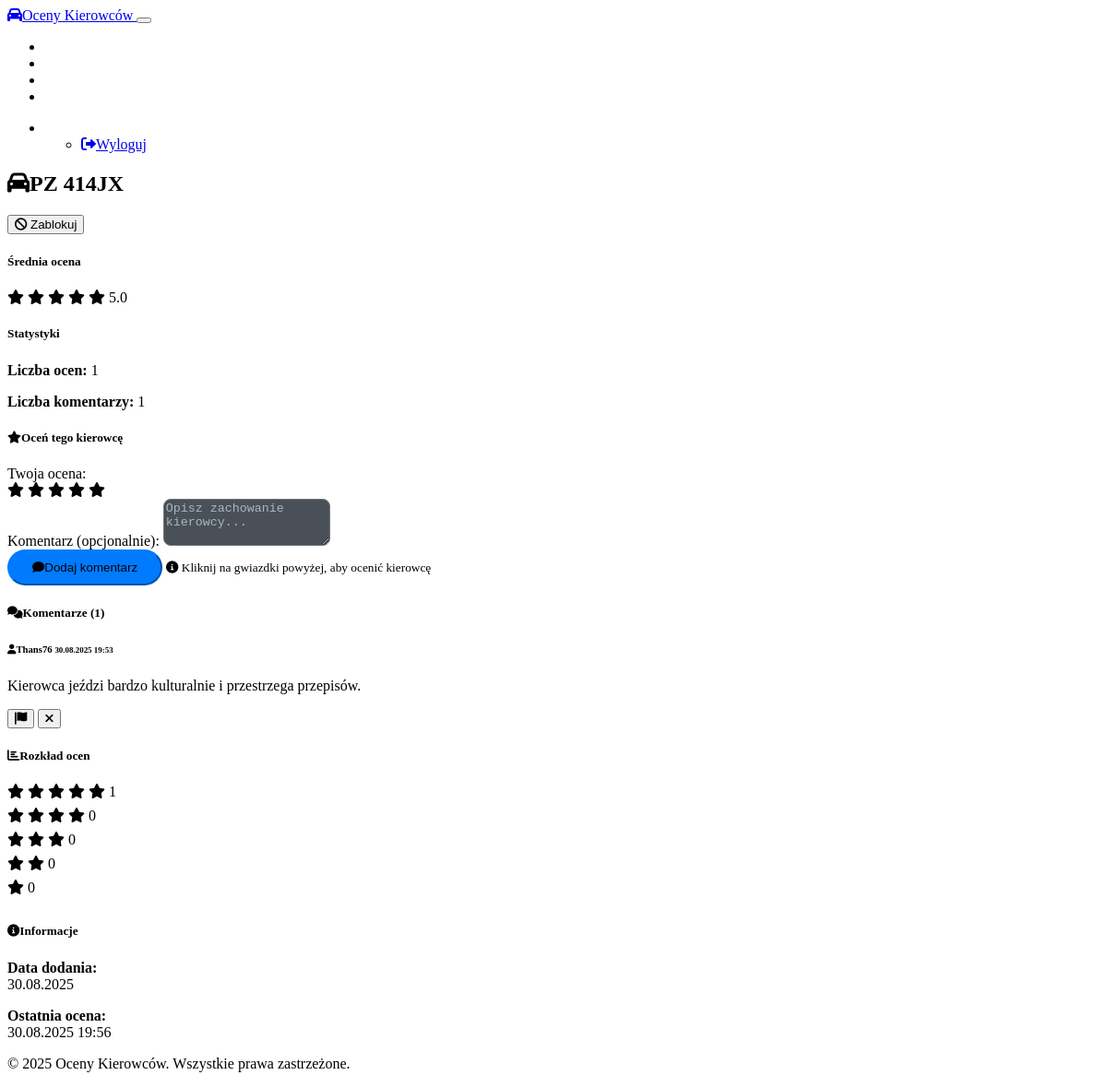
/vehicle/PZ 414JX (signed in), run on the app's committed database.
### models.py (models this page shows, shortened)
class Vehicle(db.Model):
    id = db.Column(db.Integer, primary_key=True)
    license_plate = db.Column(db.String(20), unique=True, nullable=False)
    is_blocked = db.Column(db.Boolean, default=False)
    created_at = db.Column(db.DateTime, default=datetime.utcnow)
    ratings = db.relationship('Rating', backref='vehicle', lazy='dynamic', cascade='all, delete-orphan')
    comments = db.relationship('Comment', backref='vehicle', lazy='dynamic', cascade='all, delete-orphan')

class Comment(db.Model):
    id = db.Column(db.Integer, primary_key=True)
    vehicle_id = db.Column(db.Integer, db.ForeignKey('vehicle.id'), nullable=False)
    user_id = db.Column(db.Integer, db.ForeignKey('user.id'), nullable=False)
    content = db.Column(db.Text, nullable=False)
    reports = db.Column(db.Integer, default=0)
    created_at = db.Column(db.DateTime, default=datetime.utcnow)
    report_entries = db.relationship('Report', backref='comment', lazy='dynamic', cascade='all, delete-orphan')

class User(db.Model):
    id = db.Column(db.Integer, primary_key=True)
    username = db.Column(db.String(64), unique=True, nullable=False)
    email = db.Column(db.String(120), unique=True, nullable=False)
    password_hash = db.Column(db.String(256), nullable=False)
    is_admin = db.Column(db.Boolean, default=False)
    created_at = db.Column(db.DateTime, default=datetime.utcnow)
    ratings = db.relationship('Rating', backref='user', lazy='dynamic', cascade='all, delete-orphan')
    comments = db.relationship('Comment', backref='user', lazy='dynamic', cascade='all, delete-orphan')
    reports = db.relationship('Report', backref='user', lazy='dynamic', cascade='all, delete-orphan')

class Rating(db.Model):
    id = db.Column(db.Integer, primary_key=True)
    vehicle_id = db.Column(db.Integer, db.ForeignKey('vehicle.id'), nullable=False)
    user_id = db.Column(db.Integer, db.ForeignKey('user.id'), nullable=False)
    rating = db.Column(db.Integer, nullable=False)  # 1-5 stars
    created_at = db.Column(db.DateTime, default=datetime.utcnow)
    __table_args__ = (db.UniqueConstraint('vehicle_id', 'user_id', name='unique_user_vehicle_rating'),)

### app.py (the view)
@app.route('/vehicle/<license_plate>')
def vehicle_detail(license_plate):
    if not validate_license_plate(license_plate):
        flash('Nieprawidłowy format numeru rejestracyjnego!', 'warning')
        return redirect(url_for('index'))
    vehicle = Vehicle.query.filter_by(license_plate=license_plate.upper()).first()
    if not vehicle:
        vehicle = Vehicle()
        vehicle.license_plate = license_plate.upper()
        db.session.add(vehicle)
        db.session.commit()
        flash(f'Pojazd {license_plate.upper()} został dodany do bazy danych!', 'success')
    if vehicle.is_blocked and not is_admin():
        flash('Ten pojazd został zablokowany!', 'danger')
        return redirect(url_for('index'))
    ratings = Rating.query.filter_by(vehicle_id=vehicle.id).all()
    comments = Comment.query.filter_by(vehicle_id=vehicle.id).order_by(Comment.created_at.desc()).all()
    avg_rating = sum(r.rating for r in ratings) / len(ratings) if ratings else 0
    user_rating = None
    if is_logged_in():
        user_rating = Rating.query.filter_by(
            vehicle_id=vehicle.id,
            user_id=session['user_id']
        ).first()
    return render_template('vehicle_detail.html',
                         vehicle=vehicle,
                         ratings=ratings,
                         comments=comments,
                         avg_rating=avg_rating,
                         user_rating=user_rating)

### app.py (called while the page is built)
def is_logged_in():
    return 'user_id' in session

def get_current_user():
    if is_logged_in():
        return User.query.get(session['user_id'])
    return None

def init_auth(app):
    @app.context_processor
    def inject_auth_functions():
        return {
            'get_current_user': get_current_user,
            'is_logged_in': is_logged_in,
            'is_admin': is_admin
        }

def validate_license_plate(plate):
    return bool(re.match(r'^[A-Z0-9]+$', plate.upper().replace(' ', '')))

### templates/vehicle_detail.html (shortened to what this page needs)
{% extends "base.html" %}
{% block content %}
<div class="row">
    <div class="col-lg-8">
        <div class="card">
            <div class="card-header">
                <div class="d-flex justify-content-between align-items-center">
                    <h2 class="card-title mb-0">
                        <i class="fas fa-car me-2"></i>{{ vehicle.license_plate }}
                    </h2>
                    {% if session.user_id and get_current_user().is_admin %}
                        <button class="btn btn-sm btn-outline-warning" onclick="toggleBlockVehicle('{{ vehicle.license_plate }}')">
                            <i class="fas fa-{% if vehicle.is_blocked %}unlock{% else %}ban{% endif %} me-1"></i>
                            {% if vehicle.is_blocked %}Odblokuj{% else %}Zablokuj{% endif %}
                        </button>
                    {% endif %}
                </div>
            </div>
            <div class="card-body">
                <div class="row mb-4">
                    <div class="col-md-6">
                        <h5>Średnia ocena</h5>
                        <div class="star-rating-large">
                            {% for i in range(1, 6) %}
                                <i class="fas fa-star {% if i <= avg_rating %}text-warning{% else %}text-muted{% endif %}"></i>
                            {% endfor %}
                            <span class="ms-2 h5">{{ "%.1f"|format(avg_rating) }}</span>
                        </div>
                    </div>
                    <div class="col-md-6">
                        <h5>Statystyki</h5>
                        <p class="mb-1"><strong>Liczba ocen:</strong> {{ ratings|length }}</p>
                        <p class="mb-1"><strong>Liczba komentarzy:</strong> {{ comments|length }}</p>
                    </div>
                </div>
                {% if session.user_id and not vehicle.is_blocked %}
                <div class="card bg-light mb-4">
                    <div class="card-body">
                        <h5 class="card-title">
                            <i class="fas fa-star me-2"></i>Oceń tego kierowcę
                        </h5>
                        <div class="mb-3">
                            <label class="form-label">Twoja ocena:</label>
                            <div class="star-rating-interactive" data-license-plate="{{ vehicle.license_plate }}">
                                {% for i in range(1, 6) %}
                                    <i class="fas fa-star star-interactive {% if user_rating and i <= user_rating.rating %}text-warning{% else %}text-muted{% endif %}"
                                       data-rating="{{ i }}"></i>
                                {% endfor %}
                            </div>
                        </div>
                        <div class="mb-3">
                            <label for="comment" class="form-label">Komentarz (opcjonalnie):</label>
                            <textarea class="form-control" id="comment" rows="3" placeholder="Opisz zachowanie kierowcy..."></textarea>
                        </div>
                        <button class="btn btn-primary" onclick="submitComment('{{ vehicle.license_plate }}')">
                            <i class="fas fa-comment me-1"></i>Dodaj komentarz
                        </button>
                        <small class="text-muted d-block mt-2">
                            <i class="fas fa-info-circle me-1"></i>
                            Kliknij na gwiazdki powyżej, aby ocenić kierowcę
                        </small>
                    </div>
                </div>
                {% endif %}
                <h5><i class="fas fa-comments me-2"></i>Komentarze ({{ comments|length }})</h5>
                {% if comments %}
                    {% for comment in comments %}
                    <div class="card mb-3" id="comment-{{ comment.id }}">
                        <div class="card-body">
                            <div class="d-flex justify-content-between align-items-start">
                                <div class="flex-grow-1">
                                    <h6 class="card-subtitle mb-2 text-muted">
                                        <i class="fas fa-user me-1"></i>{{ comment.user.username }}
                                        <small class="ms-2">{{ comment.created_at.strftime('%d.%m.%Y %H:%M') }}</small>
                                    </h6>
                                    <p class="card-text">{{ comment.content }}</p>
                                </div>
                                <div class="btn-group btn-group-sm">
                                    {% if session.user_id %}
                                        {% if comment.user_id == session.user_id %}
                                            <button class="btn btn-outline-danger" onclick="deleteMyComment({{ comment.id }})">
                                                <i class="fas fa-trash"></i>
                                            </button>
                                        {% else %}
                                            <button class="btn btn-outline-warning" onclick="reportComment({{ comment.id }})">
                                                <i class="fas fa-flag"></i>
                                            </button>
                                        {% endif %}
                                        {% if get_current_user() and get_current_user().is_admin %}
                                            <button class="btn btn-outline-danger" onclick="adminDeleteComment({{ comment.id }})">
                                                <i class="fas fa-times"></i>
                                            </button>
                                        {% endif %}
                                    {% endif %}
                                </div>
                            </div>
                        </div>
                    </div>
                    {% endfor %}
                {% endif %}
            </div>
        </div>
    </div>
    <div class="col-lg-4">
        <div class="card">
            <div class="card-header">
                <h5 class="card-title mb-0">
                    <i class="fas fa-chart-bar me-2"></i>Rozkład ocen
                </h5>
            </div>
            <div class="card-body">
                {% for rating_value in range(5, 0, -1) %}
                    {% set count = ratings|selectattr('rating', 'equalto', rating_value)|list|length %}
                    {% set percentage = (count / ratings|length * 100) if ratings else 0 %}
                    <div class="mb-2">
                        <div class="d-flex justify-content-between align-items-center mb-1">
                            <span class="small">
                                {% for i in range(rating_value) %}
                                    <i class="fas fa-star text-warning"></i>
                                {% endfor %}
                            </span>
                            <span class="small text-muted">{{ count }}</span>
                        </div>
                        <div class="progress" style="height: 8px;">
                        </div>
                    </div>
                {% endfor %}
            </div>
        </div>
        <div class="card mt-3">
            <div class="card-header">
                <h5 class="card-title mb-0">
                    <i class="fas fa-info-circle me-2"></i>Informacje
                </h5>
            </div>
            <div class="card-body">
                <p><strong>Data dodania:</strong><br>{{ vehicle.created_at.strftime('%d.%m.%Y') }}</p>
                {% if ratings %}
                    <p><strong>Ostatnia ocena:</strong><br>{{ ratings[-1].created_at.strftime('%d.%m.%Y %H:%M') }}</p>
                {% endif %}
            </div>
        </div>
    </div>
</div>
{% endblock %}

### static/css/style.css (style rules this page uses)
.btn-primary { background-color: #007bff; border-color: #007bff; border-radius: 25px; padding: 10px 25px; font-weight: 500; }
.form-control { background-color: #495057; border: 1px solid #6c757d; color: #fff; border-radius: 8px; }
.form-control::placeholder { color: #adb5bd; }

### data on the page
Vehicle: license_plate "PZ 414JX", is_blocked False (drawn), created_at "30.08.2025"
Comment: user.username "Thans76", created_at "30.08.2025 19:53", content "Kierowca jeździ bardzo kulturalnie i przestrzega przepisów."
Rating: created_at "30.08.2025 19:56"

### other printed values
{{ "%.1f"|format(avg_rating) }} "5.0"
{{ ratings|length }} "1"
{{ comments|length }} "1"
{{ count }} "1" "0" "0" "0" "0"
